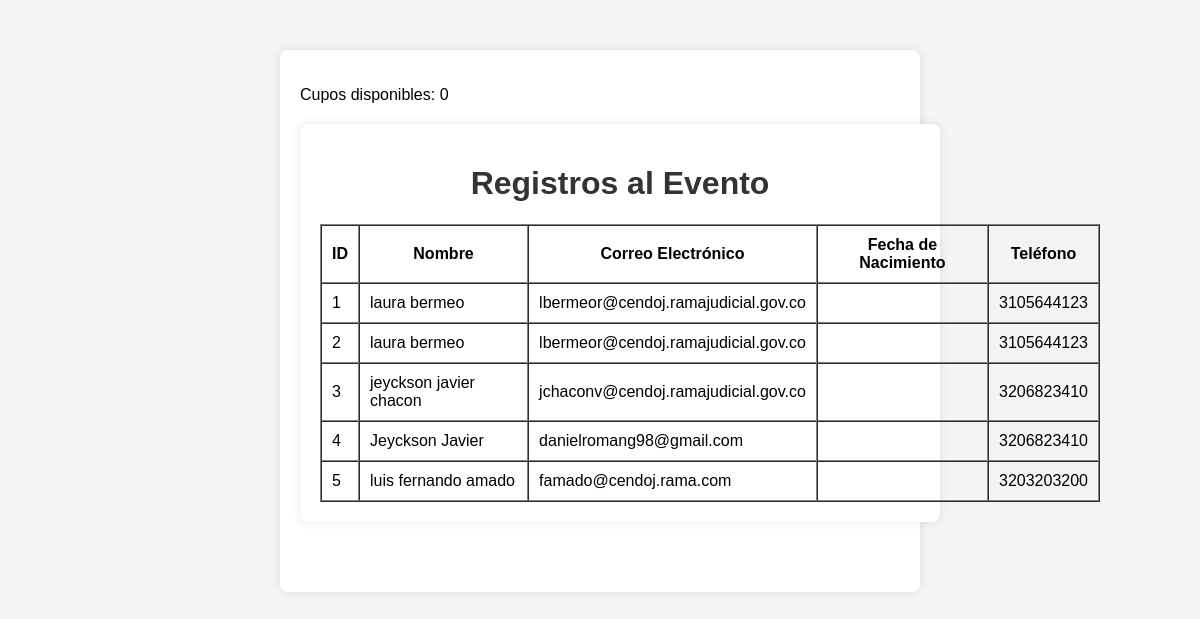
Page /registros on the earlier database version.
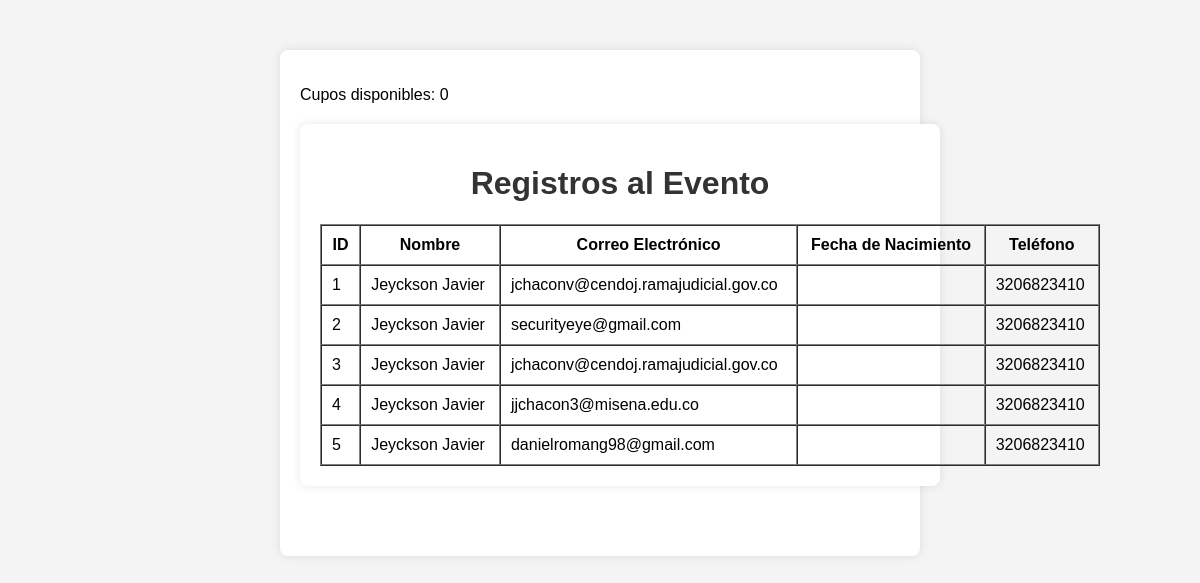
Same page on the later database version.
### tables this page shows
CREATE TABLE registros (
    id INTEGER PRIMARY KEY,
    name TEXT,
    cedula TEXT,
    oficina TEXT,
    phone TEXT,
    email TEXT,
    espera INTEGER
);

### app.py (the view)
@app.route('/registros')
def registros():
    conn = get_db_connection()
    registros = conn.execute('SELECT * FROM registros').fetchall()
    acompanantes = conn.execute('SELECT * FROM acompanantes').fetchall()
    conn.close()
    return render_template('registros.html', registros=registros, acompanantes=acompanantes)

### app.py (called while the page is built)
def get_db_connection():
    conn = sqlite3.connect('registros_evento.db')
    conn.row_factory = sqlite3.Row
    return conn

### templates/registros.html (shortened to what this page needs)
<!DOCTYPE html>
<html lang="es">
<head>
    <link rel="stylesheet" href="{{ url_for('static', filename='css/style.css') }}">
</head>
<body>
    <div class="container">
        <p>Cupos disponibles: <span id="cupos-disponibles">{{ cupos_disponibles }}</span></p>
    <div class="container" style="width: 130%; margin-top: 20px;">
        <h1>Registros al Evento</h1>
        <table border="1" cellspacing="0" cellpadding="10" style="width: 130%; margin-top: 20px;">
            <thead>
                <tr>
                    <th>ID</th>
                    <th>Nombre</th>
                    <th>Correo Electrónico</th>
                    <th>Fecha de Nacimiento</th>
                    <th>Teléfono</th>
                </tr>
            </thead>
            <tbody>
                {% for registro in registros %}
                <tr>
                    <td>{{ registro.id }}</td>
                    <td>{{ registro.name }}</td>
                    <td>{{ registro.email }}</td>
                    <td>{{ registro.dob }}</td>
                    <td>{{ registro.phone }}</td>
                </tr>
                {% endfor %}
            </tbody>
        </table>
    </div>
</body>
</html>

### static/css/style.css (style rules this page uses)
body { font-family: Arial, sans-serif; background-color: #f4f4f4; margin: 0; padding: 0; }
.container { width: 100%; max-width: 600px; margin: 50px auto; background-color: white; padding: 20px; box-shadow: 0px 0px 10px rgba(0, 0, 0, 0.1); border-radius: 8px; }
h1 { text-align: center; color: #333; }

Differences in the rows shown:
changed registros id 1: name "laura bermeo" → "Jeyckson Javier"; email "lbermeor@cendoj.ramajudicial.gov.co" → "jchaconv@cendoj.ramajudicial.gov.co"; phone "3105644123" → "3206823410"
changed registros id 2: name "laura bermeo" → "Jeyckson Javier"; email "lbermeor@cendoj.ramajudicial.gov.co" → "securityeye@gmail.com"; phone "3105644123" → "3206823410"
changed registros id 3: name "jeyckson javier chacon" → "Jeyckson Javier"
changed registros id 4: email "danielromang98@gmail.com" → "jjchacon3@misena.edu.co"
changed registros id 5: name "luis fernando amado" → "Jeyckson Javier"; email "famado@cendoj.rama.com" → "danielromang98@gmail.com"; phone "3203203200" → "3206823410"
